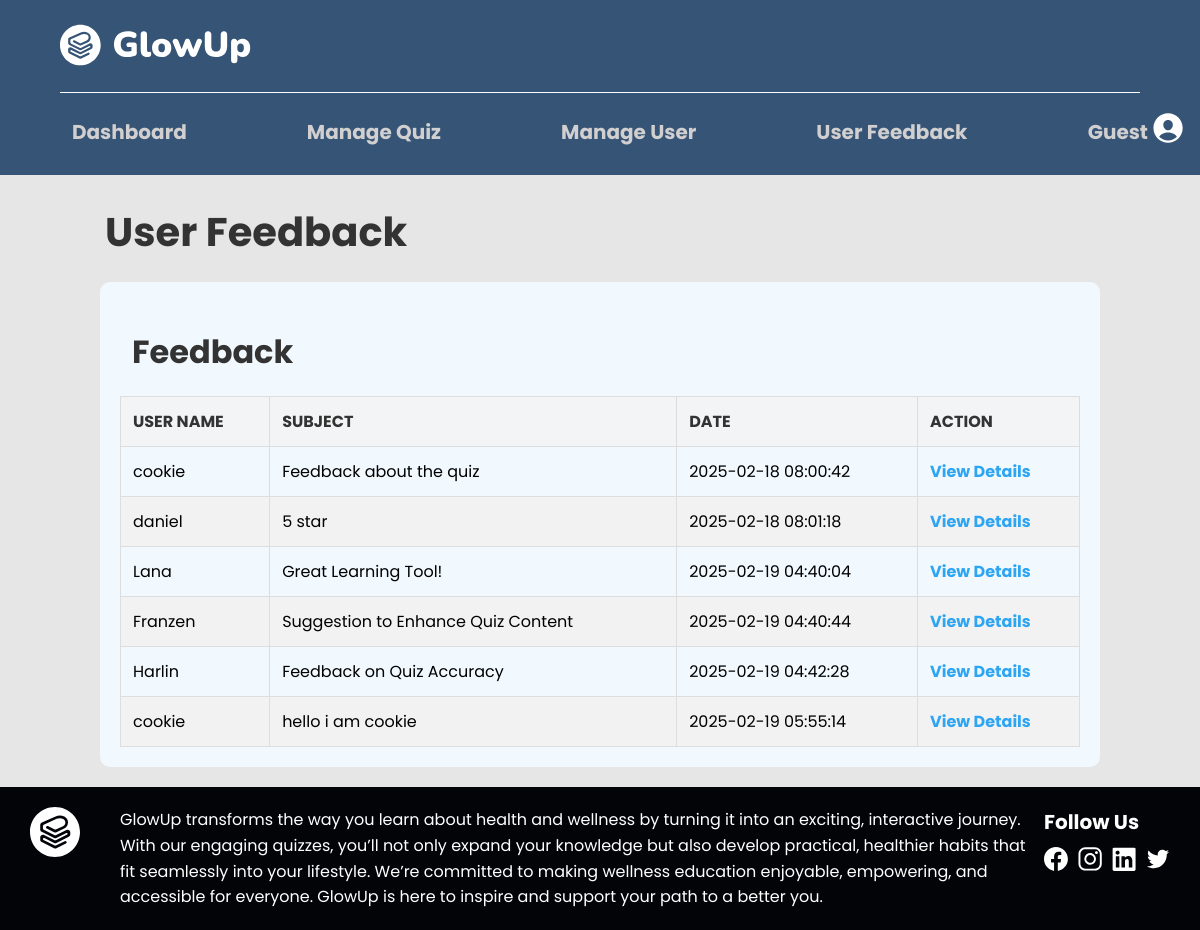
The app's page /userFeedbackList.php with its own data.
### tables this page shows
CREATE TABLE `feedback` (
  `feedbackid` int(11) NOT NULL,
  `name` varchar(200) NOT NULL,
  `subject` varchar(200) NOT NULL,
  `message` text NOT NULL,
  `rating` int(11) NOT NULL,
  `feedback_date` timestamp NOT NULL DEFAULT current_timestamp()
);

### userFeedbackList.php (the view, shortened to what this page needs)
<?php
include('adminheader.php');
$query = "SELECT * FROM feedback";
$result = mysqli_query($connection, $query);
?>
<!DOCTYPE html>
<html lang="en">
<head>
    <link rel="stylesheet" href="css/userFeedbackList.css">
</head>
<body>
    <h1>User Feedback</h1>
    <div class="container">
        <div class="feedback-section">
            <h2>Feedback</h2>
            <table>
                <thead>
                    <tr>
                        <th>USER NAME</th>
                        <th>SUBJECT</th>
                        <th>DATE</th>
                        <th>ACTION</th>
                    </tr>
                </thead>
                <tbody>
                    <?php
                    if (mysqli_num_rows($result) > 0) {
                        while ($row = mysqli_fetch_assoc($result)) {
                            echo "<tr>
                                    <td>{$row['name']}</td>
                                    <td>{$row['subject']}</td>
                                    <td>{$row['feedback_date']}</td>
                                    <td><a href='userFeedback.php?id={$row['feedbackid']}'>View Details</a></td>
                                  </tr>";
                        }
                    } else {
                        echo "<tr><td colspan='4'>No feedback available</td></tr>";
                    }
                    ?>
                </tbody>
            </table>
        </div>
    </div>
</body>
</html>
<?php
include('adminfooter.php');
?>

### css/headstyle.css (style rules this page uses)
body { margin: 0; font-family: 'Poppins', sans-serif; }

### css/userFeedbackList.css (style rules this page uses)
body { font-family: 'Montserrat', sans-serif; background-color: #E6E6E6; margin: 0; padding: 0; }
.container { width: 80%; margin: 20px auto; background-color: #F1F9FF; padding: 20px; border-radius: 10px; }
h1 { margin-left: 105px; font-size: 2.5em; margin-bottom: 20px; color: #333; }
.feedback-section { text-align: center; }
h2 { text-align: left; margin-left: 12px; font-size: 2em; margin-bottom: 20px; color: #333; }
table { width: 100%; border-collapse: collapse; margin-top: 20px; }
table th, table td { padding: 12px; text-align: left; border: 1px solid #ddd; }
table th { background-color: #f2f4f5; color: #333; }
table tr:nth-child(even) { background-color: #f2f2f2; }
table a { text-decoration: none; color: #2da5f3; font-weight: bold; }

### css/footstyle.css (style rules this page uses)
body { margin: 0; font-family: 'Poppins', sans-serif; }

### records on screen
feedback: name "cookie", subject "Feedback about the quiz", feedback_date "2025-02-18 08:00:42"
feedback: name "daniel", subject "5 star", feedback_date "2025-02-18 08:01:18"
feedback: name "Lana", subject "Great Learning Tool!", feedback_date "2025-02-19 04:40:04"
feedback: name "Franzen", subject "Suggestion to Enhance Quiz Content", feedback_date "2025-02-19 04:40:44"
feedback: name "Harlin", subject "Feedback on Quiz Accuracy", feedback_date "2025-02-19 04:42:28"
feedback: name "cookie", subject "hello i am cookie", feedback_date "2025-02-19 05:55:14"

### other values on screen
$username "Guest"
